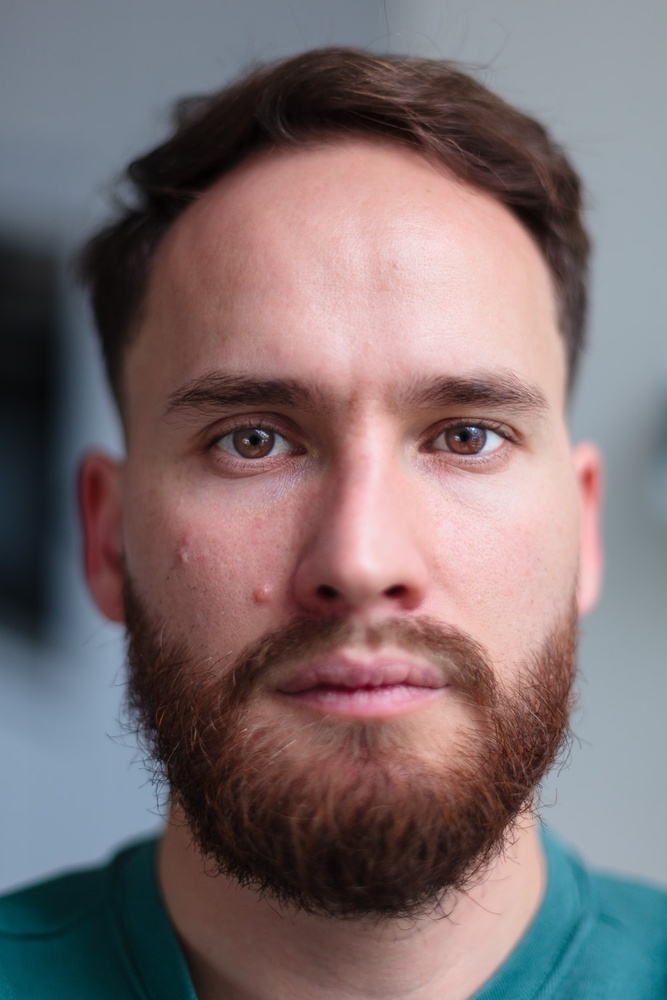
#> input picture imges/5.jpg, 667 x 1000 px, shrunk from 1000 x 1500 before the run
$ python detect_faces.py --face haarcascade_frontalface_default.xml --image imges/5.jpg
#> lines starting #> are read from the running program, lines starting #| are printed output that depends on the picture
from __future__ import print_function
from dipesh.facedetector import FaceDetector
import argparse
import cv2

# Building commandline Parser
ap = argparse.ArgumentParser()
ap.add_argument("-f", "--face", required=True,
                help="path to where the face cascade resides.")
ap.add_argument("-i", "--image", required=True,
                help="path to where image file resides.")
args = vars(ap.parse_args())

# Image processing
image = cv2.imread(args["image"])
#> image is the input picture: shape (1000, 667, 3); mean B, G, R 112.7, 110.5, 125
gray = cv2.cvtColor(image, cv2.COLOR_BGR2GRAY)
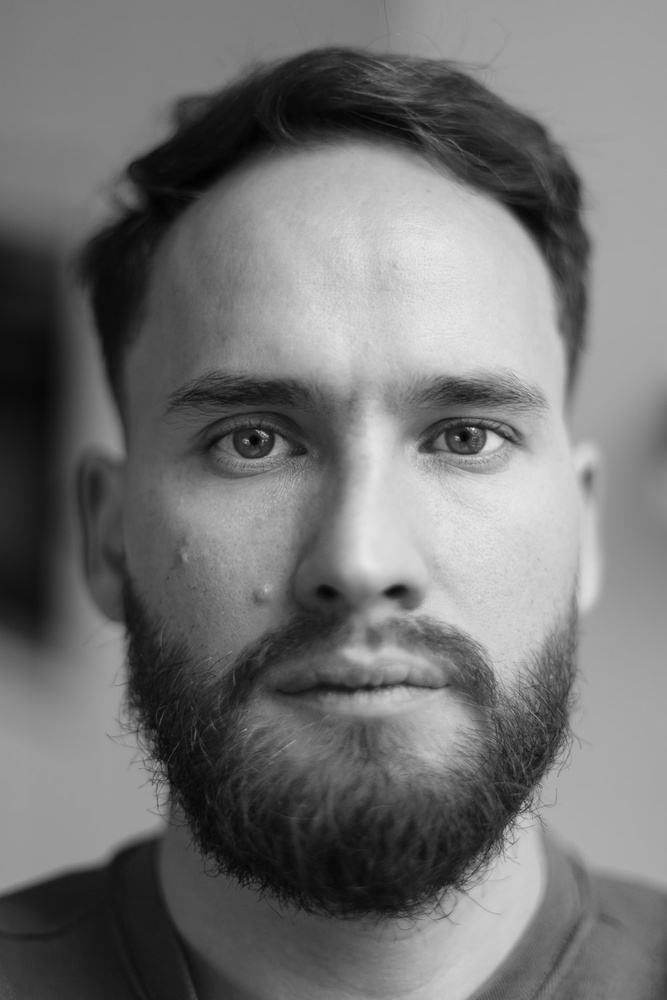
#> gray: shape (1000, 667); min 1, max 234, mean 115.1

# instance Face detector Class
#> (the run stopped early here; a loop or call above may not have finished)

$ run again, on imges/4.png
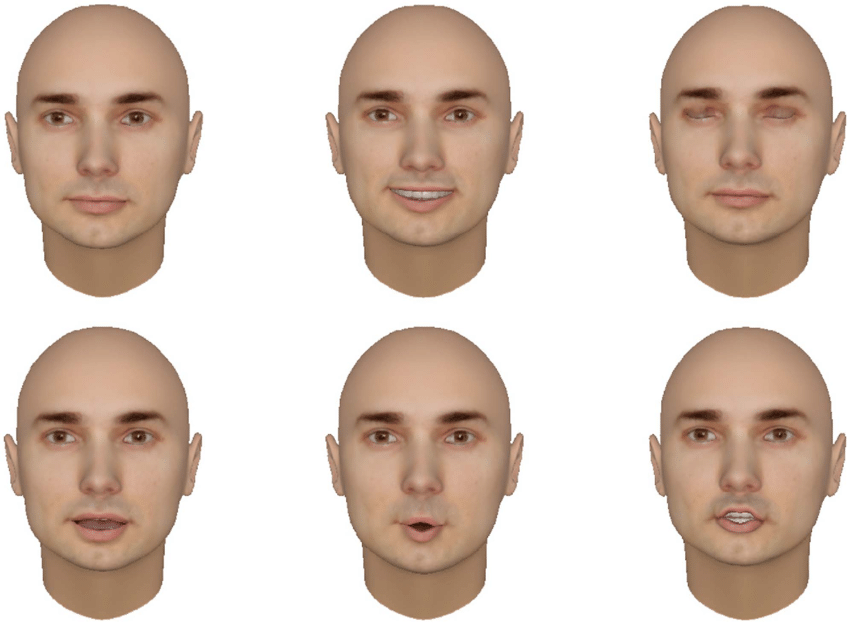
#> input picture imges/4.png, 850 x 624 px
#> image is the input picture: shape (624, 850, 3); mean B, G, R 188.6, 200.1, 217.5
#> `gray = cv2.cvtColor(image, cv2.COLOR_BGR2GRAY)`:
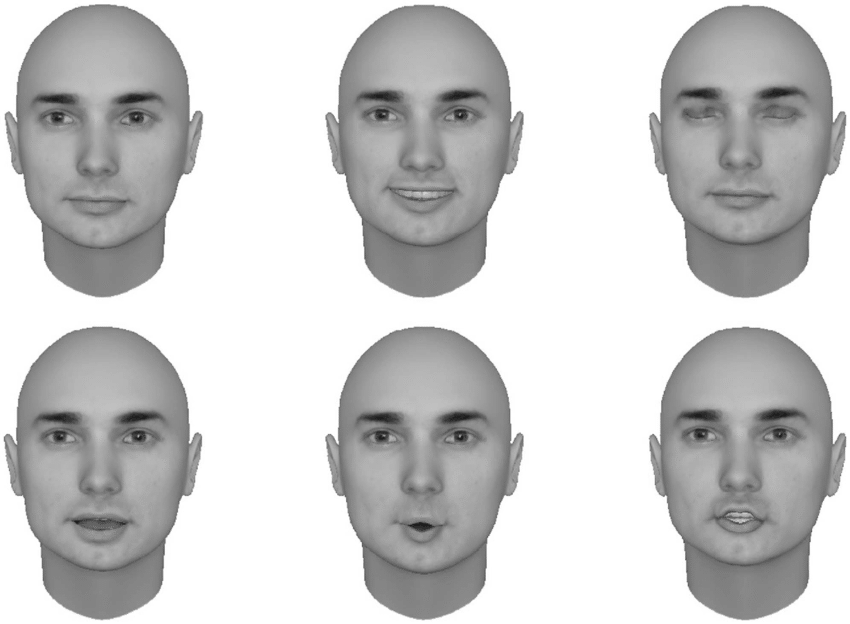
#> gray: shape (624, 850); min 30, max 255, mean 204

$ run again, on imges/dip.png
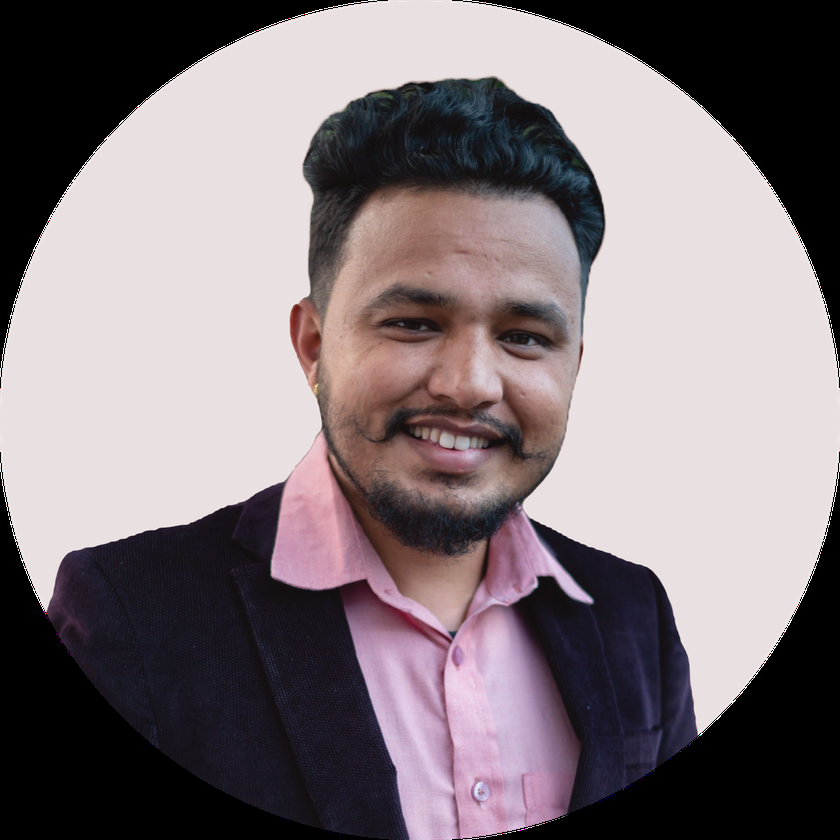
#> input picture imges/dip.png, 840 x 840 px, shrunk from 1753 x 1753 before the run
#> image is the input picture: shape (840, 840, 3); mean B, G, R 122.8, 119.2, 129.4
#> `gray = cv2.cvtColor(image, cv2.COLOR_BGR2GRAY)`:
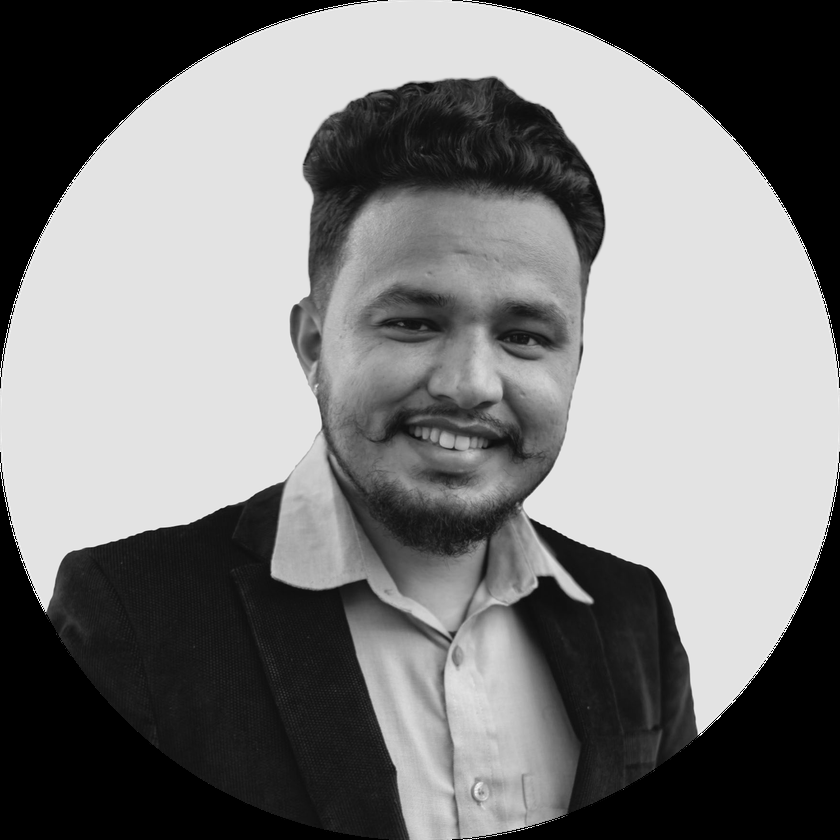
#> gray: shape (840, 840); min 0, max 255, mean 122.5
